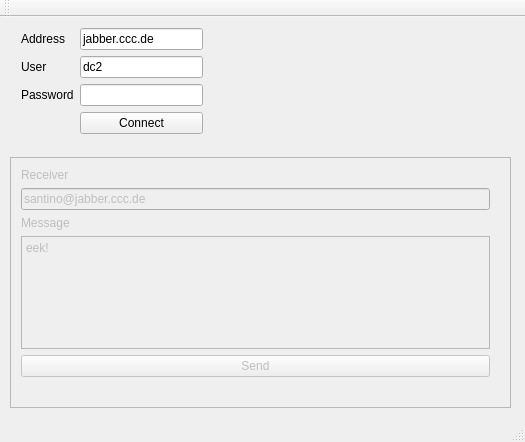
<?xml version="1.0" encoding="UTF-8"?>
<ui version="4.0">
 <class>MainWindow</class>
 <widget class="QMainWindow" name="MainWindow">
  <property name="geometry">
   <rect>
    <x>0</x>
    <y>0</y>
    <width>525</width>
    <height>442</height>
   </rect>
  </property>
  <property name="windowTitle">
   <string>MainWindow</string>
  </property>
  <widget class="QWidget" name="centralWidget">
   <widget class="QWidget" name="formLayoutWidget">
    <property name="geometry">
     <rect>
      <x>10</x>
      <y>0</y>
      <width>204</width>
      <height>128</height>
     </rect>
    </property>
    <layout class="QFormLayout" name="formLayout">
     <property name="fieldGrowthPolicy">
      <enum>QFormLayout::AllNonFixedFieldsGrow</enum>
     </property>
     <item row="0" column="0">
      <widget class="QLabel" name="label">
       <property name="text">
        <string>Address</string>
       </property>
      </widget>
     </item>
     <item row="0" column="1">
      <widget class="QLineEdit" name="addressEdit">
       <property name="text">
        <string>jabber.ccc.de</string>
       </property>
      </widget>
     </item>
     <item row="1" column="0">
      <widget class="QLabel" name="label_2">
       <property name="text">
        <string>User</string>
       </property>
      </widget>
     </item>
     <item row="1" column="1">
      <widget class="QLineEdit" name="usernameEdit">
       <property name="text">
        <string>dc2</string>
       </property>
      </widget>
     </item>
     <item row="2" column="0">
      <widget class="QLabel" name="label_3">
       <property name="text">
        <string>Password</string>
       </property>
      </widget>
     </item>
     <item row="2" column="1">
      <widget class="QLineEdit" name="passwordEdit">
       <property name="inputMethodHints">
        <set>Qt::ImhHiddenText|Qt::ImhNoAutoUppercase|Qt::ImhNoPredictiveText|Qt::ImhSensitiveData</set>
       </property>
       <property name="echoMode">
        <enum>QLineEdit::Password</enum>
       </property>
      </widget>
     </item>
     <item row="3" column="1">
      <widget class="QPushButton" name="connectButton">
       <property name="text">
        <string>Connect</string>
       </property>
       <property name="autoDefault">
        <bool>true</bool>
       </property>
      </widget>
     </item>
    </layout>
   </widget>
   <widget class="QFrame" name="messageFrame">
    <property name="enabled">
     <bool>false</bool>
    </property>
    <property name="geometry">
     <rect>
      <x>10</x>
      <y>140</y>
      <width>501</width>
      <height>251</height>
     </rect>
    </property>
    <property name="frameShape">
     <enum>QFrame::StyledPanel</enum>
    </property>
    <property name="frameShadow">
     <enum>QFrame::Raised</enum>
    </property>
    <widget class="QWidget" name="gridLayoutWidget">
     <property name="geometry">
      <rect>
       <x>0</x>
       <y>0</y>
       <width>491</width>
       <height>231</height>
      </rect>
     </property>
     <layout class="QGridLayout" name="gridLayout">
      <item row="1" column="0">
       <widget class="QLabel" name="label_5">
        <property name="text">
         <string>Receiver</string>
        </property>
       </widget>
      </item>
      <item row="5" column="0">
       <widget class="QPushButton" name="sendButton">
        <property name="text">
         <string>Send</string>
        </property>
        <property name="autoDefault">
         <bool>true</bool>
        </property>
       </widget>
      </item>
      <item row="3" column="0">
       <widget class="QLabel" name="label_4">
        <property name="text">
         <string>Message</string>
        </property>
       </widget>
      </item>
      <item row="2" column="0">
       <widget class="QLineEdit" name="receiverEdit">
        <property name="text">
         <string>santino@jabber.ccc.de</string>
        </property>
       </widget>
      </item>
      <item row="4" column="0">
       <widget class="QPlainTextEdit" name="messageEdit">
        <property name="plainText">
         <string>eek!</string>
        </property>
       </widget>
      </item>
     </layout>
    </widget>
   </widget>
   <zorder>formLayoutWidget</zorder>
   <zorder>messageFrame</zorder>
   <zorder>gridLayoutWidget</zorder>
  </widget>
  <widget class="QMenuBar" name="menuBar">
   <property name="geometry">
    <rect>
     <x>0</x>
     <y>0</y>
     <width>525</width>
     <height>29</height>
    </rect>
   </property>
  </widget>
  <widget class="QToolBar" name="mainToolBar">
   <attribute name="toolBarArea">
    <enum>TopToolBarArea</enum>
   </attribute>
   <attribute name="toolBarBreak">
    <bool>false</bool>
   </attribute>
  </widget>
  <widget class="QStatusBar" name="statusBar"/>
 </widget>
 <layoutdefault spacing="6" margin="11"/>
 <resources/>
 <connections/>
</ui>
